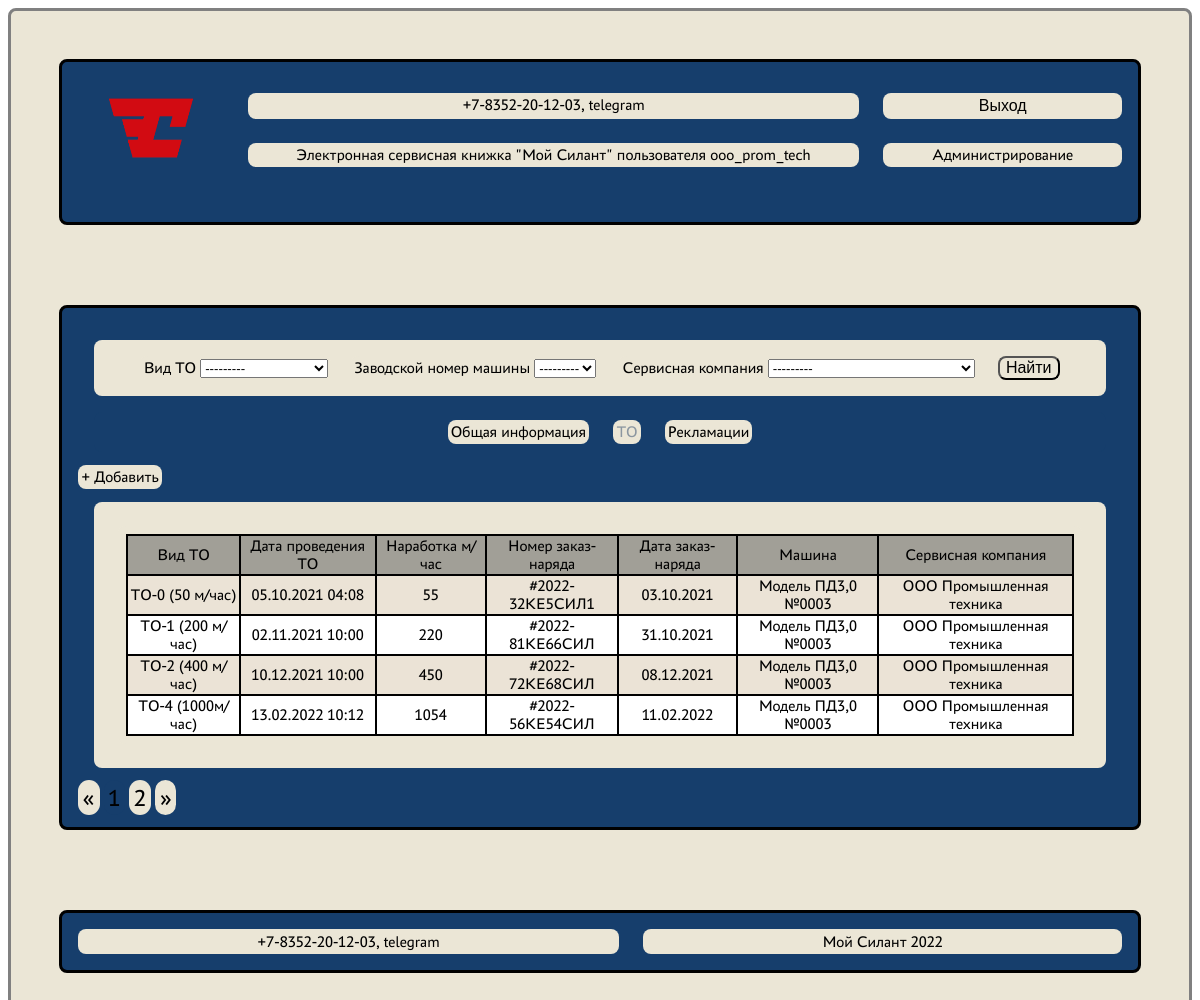
The app's page /tech_services/ (signed in) with its own data.
### loader_service/models.py (models this page shows, shortened)
class Profile(AbstractUser):
    client = 'CL'
    service_co = 'SR'
    manager = 'MG'
    ROLES = [
        (client, 'Клиент'),
        (service_co, 'Сервисная организация'),
        (manager, 'Менеджер'),
    ]
    role = models.CharField(max_length=2, choices=ROLES, default=client)
    bio = models.TextField(null=True)

class TechService(models.Model):
    service_type = models.ForeignKey('ServiceType', on_delete=models.CASCADE)
    service_date = models.DateTimeField()
    mileage = models.IntegerField()
    order_number = models.CharField(max_length=256)
    order_date = models.DateField()
    machine = models.ForeignKey(Machine, on_delete=models.CASCADE)
    service_company = models.ForeignKey('ServiceCompany', on_delete=models.CASCADE)

class ServiceType(models.Model):
    title = models.CharField(max_length=256)
    description = models.TextField()
    def __str__(self):
        return self.title

class Machine(models.Model):
    equipment_number = models.CharField(max_length=256, unique=True)
    equipment_model = models.ForeignKey('EquipmentModel', on_delete=models.CASCADE)
    engine_model = models.ForeignKey('EngineModel', on_delete=models.CASCADE)
    engine_number = models.CharField(max_length=256)
    transmission_model = models.ForeignKey('TransmissionModel', on_delete=models.CASCADE)
    transmission_number = models.CharField(max_length=256)
    driving_axle_model = models.ForeignKey('DrivingAxleModel', on_delete=models.CASCADE)
    driving_axle_number = models.CharField(max_length=256)
    control_axle_model = models.ForeignKey('ControlAxleModel', on_delete=models.CASCADE)
    control_axle_number = models.CharField(max_length=256)
    shipment_contract = models.CharField(max_length=256)
    shipment_out_date = models.DateField()
    consignee = models.CharField(max_length=256)
    shipment_adress = models.CharField(max_length=256)
    options = models.TextField(blank=True)
    client = models.ForeignKey(Profile, on_delete=models.CASCADE)
    service_company = models.ForeignKey("ServiceCompany", on_delete=models.CASCADE)
    def __str__(self):
        return f'Модель {self.equipment_model} №{self.equipment_number}'

class EquipmentModel(models.Model):
    title = models.CharField(max_length=256)
    description = models.TextField()
    def __str__(self):
        return self.title

class ServiceCompany(models.Model):
    title = models.CharField(max_length=256)
    description = models.TextField()
    profile = models.ForeignKey(Profile, on_delete=models.CASCADE)
    def __str__(self):
        return self.title

### loader_service/views.py (the view)
class TechServiceView(LoginRequiredMixin, ListView):
    raise_exception = True
    model = TechService
    ordering = 'service_date'
    template_name = 'techservices.html'
    context_object_name = 'tech_services'
    paginate_by = 5
    def get_queryset(self):
        queryset = super().get_queryset()
        self.filterset = TechServiceFilter(self.request.GET, queryset)
        return self.filterset.qs
    def get_context_data(self, **kwargs):
        context = super().get_context_data()
        context['filterset'] = self.filterset
        return context

### loader_service/templatetags/custom_tags.py (called while the page is built)
@register.simple_tag(takes_context=True)
def url_replace(context, **kwargs):
    d = context['request'].GET.copy()
    for k, v in kwargs.items():
        d[k] = v
    return d.urlencode()

### templates/techservices.html (shortened to what this page needs)
{% extends 'flatpages/default.html' %}
{% load static %}
{% load custom_tags %}
{% block body %}
    {% if user.is_authenticated %}
    <div>
        <form action="" method="get">
            <span class="filter">Вид ТО {{ filterset.form.service_type }}</span>
            <span class="filter">Заводской номер машины {{ filterset.form.machine__equipment_model }}</span>
            <span class="filter">Сервисная компания {{ filterset.form.service_company }}</span>
            <button class="filter" type="submit">Найти</button>
        </form>
    </div>
    <div class="navigator">
        <span ><a  href="/">Общая информация</a></span>
        <span><a class="navigator-active" href="#">TO</a></span>
        <span><a href="/reclamations/">Рекламации</a></span>
    </div>
    <span><a href="create">+ Добавить</a></span>
        {% if tech_services %}
        <div>
            <div class="table">
                <table border="1">
                    <tr>
                        <td>Вид ТО</td>
                        <td>Дата проведения ТО</td>
                        <td>Наработка м/час</td>
                        <td>Номер заказ-наряда</td>
                        <td>Дата заказ-наряда</td>
                        <td>Машина</td>
                        <td>Сервисная компания</td>
                    </tr>
                    {% for tech_service in tech_services %}
                    {% if user.role == 'CL' and tech_service.machine.client != user %}
                    {% elif user.role == 'SR' and tech_service.service_company.profile != user %}
                    {% else %}
                    <tr>
                        <td><a href="/administration/service_types/{{ tech_service.service_type.pk }}">{{ tech_service.service_type }}</a></td>
                        <td><a href="{{ tech_service.pk }}">{{ tech_service.service_date|date:"d.m.Y H:i" }}</a></td>
                        <td>{{ tech_service.mileage }}</td>
                        <td>{{ tech_service.order_number }}</td>
                        <td>{{ tech_service.order_date|date:"d.m.Y" }}</td>
                        <td><a href="/home/{{tech_service.machine.pk}}">{{ tech_service.machine }}</a></td>
                        <td>{{ tech_service.service_company }}</td>
                    </tr>
                    {% endif %}
                    {% endfor %}
                </table>
            </div>
        </div>
        {% endif %}
    {% else %}
        {{ 'Главная' }}
    {% endif %}
 {% if paginator.num_pages > 1 %}
    {% if page_obj.has_previous %}
    <span class="pagination"><a href="?{% url_replace page=page_obj.previous_page_number %}">&laquo;</a></span>
    {% else %}
    <span class="pagination">&laquo;</span>
    {% endif %}
    {% for p in paginator %}
        {% if p.number == page_obj.number %}
        <span class="pagination active">{{ p.number }}</span>
        {% else %}
        <span class="pagination"><a href="?{% url_replace page=p.number %}">{{ p.number }}</a></span>
        {% endif %}
    {% endfor %}
    {% if page_obj.has_next %}
    <span class="pagination"><a href="?{% url_replace page=page_obj.next_page_number %}">»</a></li></span>
    {% else %}
    <span class="pagination">»</span>
    {% endif %}
{% endif %}
{% endblock body %}

### templates/flatpages/default.html (shortened to what this page needs)
<!DOCTYPE html>
<html lang="en">
<head>
    {% load static %}
    <link href="{% static 'assets/css/main.css' %}" rel="stylesheet" />
</head>
<body>
    <div class="plane">
        <header class="grid-wrapper-header">
            <div>
                <a href="/"><img src="{% static 'assets/icons/Logotype accent RGB 2.png' %}" alt="logo silant" width="100" height="100"></a>
            </div>
            <div class="inner-grid-header">
                <span>+7-8352-20-12-03, telegram</span>
                {% if user.is_authenticated %}
                <span>
                    <form method="post" action="{% url 'logout' %}">
                        <button class="inform" type="submit">Выход</button>
                    </form>
                </span>
                {% else %}
                <span><a href="/auth/login/">Авторизация</a></span>
                {% endif %}
                <span>Электронная сервисная книжка "Мой Силант"{% if user.is_authenticated %} пользователя {{ user.username }}{% endif %}</span>
                {% if user.is_authenticated and user.role != 'CL' %}
                    <span><a href="/administration/">Администрирование</a></span>
                {% endif %}
            </div>
        </header>
        <div class="main-panel">
            {% block body %}{% endblock body %}
        </div>
        <footer>
            <span>+7-8352-20-12-03, telegram</span>
            <span>Мой Силант 2022</span>
        </footer>
    </div>
</body>
</html>

### static/assets/css/main.css (style rules this page uses)
a { color: black; text-decoration: none; }
table { background-color: white; border: 2px solid; border-collapse: collapse; }
td { border: 2px solid; border-collapse: collapse; }
body { background-color: white; display: flex; flex-direction: column; height: 100vh; }
.plane { display: flex; flex-direction: column; flex-grow: 1; background-color: #EBE6D6; border: 3px solid grey; border-radius: 0.5em; padding: 1rem; font-family: 'PT Astra Sans'; }
header { display: flex; margin: 2em 2em 3em; padding: 1em; background-color: #163E6C; border: 3px solid black; border-radius: 0.5em; }
.grid-wrapper-header { display: grid; align-items: center; grid-template-columns: 0.5fr 3fr; grid-template-rows: 0.5fr auto; grid-gap: 2vw; }
.inner-grid-header { display: grid; grid-template-columns: repeat(2, auto); grid-template-rows: repeat(2, auto); grid-gap: 2vw; }
button { font-size: 1em; border-radius: 0.5em; background-color: #EBE6D6; cursor: pointer; }
.inform { border: none; background-color: #EBE6D6; cursor: pointer; }
span { padding: 0.20em; font-size: 1em; border-radius: 0.5em; background-color: #EBE6D6; text-align: center; }
header div { text-align: center; }
.main-panel { display: block; margin: 2em 2em 3em; padding: 1em; background-color: #163E6C; border: 3px solid black; border-radius: 0.5em; }
.main-panel div { text-align: center; justify-content: center; padding: 0.5em; margin: 1em; background-color: #EBE6D6; border-radius: 0.5em; }
.table { table-layout: auto; background-color: white; width: auto; text-align: center; border-radius: 0.5em; overflow: auto; }
.table tr:first-child { background-color: #a19f97; }
.table tr:nth-child(even) { background-color: #ebe3d6; }
footer { display: grid; margin: 2em 2em 3em; padding: 1em; background-color: #163E6C; border: 3px solid black; border-radius: 0.5em; grid-template-columns: repeat(2, auto); grid-gap: 2vw; }
.filter { margin: 0.5em; }
.pagination { font-size: 1.5em; }
.active { background-color: #163E6C; }
.navigator { display: grid; grid-template-columns: repeat(3, auto); grid-template-rows: repeat(1, auto); grid-gap: 2vw; background-color: #163E6C !important; }
.navigator-active { color: #8b96a0 !important; }

### records on screen
Profile: username "ooo_prom_tech"
TechService: service_type "ТО-0 (50 м/час)", service_date "05.10.2021 04:08", mileage "55", order_number "#2022-32КЕ5СИЛ1", order_date "03.10.2021", machine "Модель ПД3,0 №0003", service_company "ООО Промышленная техника"
TechService: service_type "ТО-1 (200 м/час)", service_date "02.11.2021 10:00", mileage "220", order_number "#2022-81КЕ66СИЛ", order_date "31.10.2021", machine "Модель ПД3,0 №0003", service_company "ООО Промышленная техника"
TechService: service_type "ТО-2 (400 м/час)", service_date "10.12.2021 10:00", mileage "450", order_number "#2022-72КЕ68СИЛ", order_date "08.12.2021", machine "Модель ПД3,0 №0003", service_company "ООО Промышленная техника"
TechService: service_type "ТО-4 (1000м/час)", service_date "13.02.2022 10:12", mileage "1054", order_number "#2022-56КЕ54СИЛ", order_date "11.02.2022", machine "Модель ПД3,0 №0003", service_company "ООО Промышленная техника"

### other values on screen
{{ p.number }} "1"
{{ p.number }} "2"
